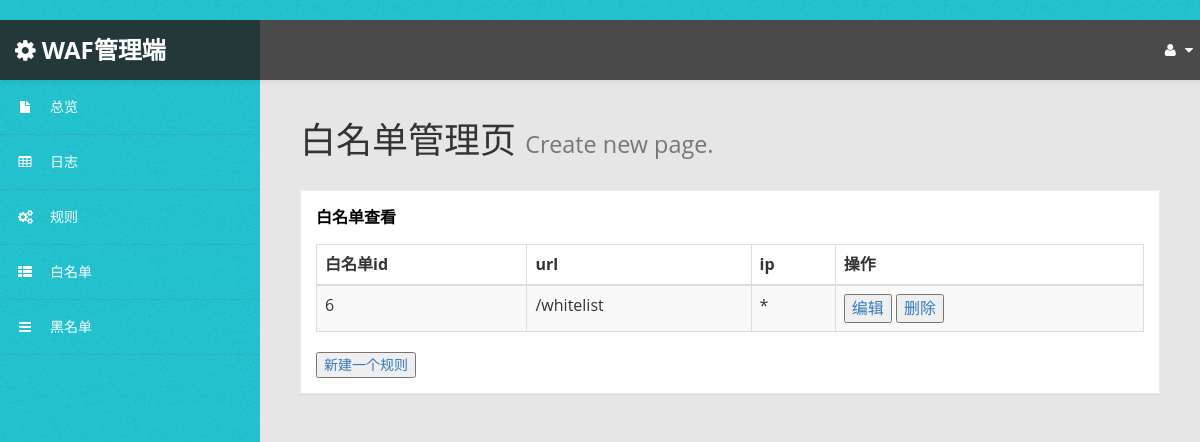
Page /Whitelist on the committed database.
### waf/models.py (models this page shows)
class Whitelist(models.Model):
	id = models.AutoField('id', primary_key=True, unique=True)
	url = models.TextField(default='',blank=False)
	ip = models.TextField(default='',blank=False)

### waf/views.py (the view)
# urls.py: path('Whitelist',views.WhitelistView.as_view(),name= 'Whitelist'),
class WhitelistView(generic.ListView):
    template_name = 'waf/Whitelist.html'
    context_object_name = 'Whitelist_list'
    def get_queryset(self):
        return Whitelist.objects.all()

### waf/templates/waf/Whitelist.html
{% extends 'base.html' %}
{% block content %}
    <div id="page-wrapper">
        <div id="page-inner">
            <div class="row">
                <div class="col-md-12">
                    <h1 class="page-header">
                        白名单管理页 <small>Create new page.</small>
                    </h1>
                    <div class="panel panel-default">
                        <div class="panel-heading">
                            白名单查看
                        </div>
                        <div class="panel-body">
                            <div class="table-responsive">
                                <table class="table table-striped table-bordered table-hover" id="dataTables-example">
                                    <thead>
                                    <tr>
                                        <th>白名单id</th>
                                        <th>url</th>
                                        <th>ip</th>
                                        <th>操作</th>
                                    </tr>
                                    </thead>
                                    <tbody>
                                    {% for Whitelist in Whitelist_list %}
                                        <tr class="odd gradeX">
                                        <td>{{ Whitelist.id }}</td>
                                        <td>{{ Whitelist.url }}</td>
                                        <td>{{ Whitelist.ip }}</td>
                                        <td>
                                            <a class="content_item" href="/Whitelist_edit-{{ Whitelist.id }}/">
                                                <button>编辑</button>
                                            </a>
                                            <a class="content_item" href="/Whitelist_del-{{ Whitelist.id }}/">
                                                <button>删除</button>
                                            </a>
                                        </td>
                                    {% endfor %}
                                    </tr>
                                    </tbody>
                                </table>
                                <a href='/Whitelist_create'>
                                    <button>新建一个规则</button>
                                </a>
                            </div>
                        </div>
                    </div>
                </div>
            </div>
        </div>
    </div>
{% endblock %}

### waf/static/waf/css/custom-styles.css (style rules this page uses)
body { font-family: 'Open Sans', sans-serif; background: #32C2CD url(../img/bg-img.jpg) !important; }
#page-wrapper { padding: 15px 15px; min-height: 600px; background: #E6E6E6; }
#page-inner { width:100%; margin:10px 20px 10px 0px; background-color:transparent; padding:10px; min-height:1200px; }
h1, .h1, h2, .h2, h3, .h3 { margin-top: 7px; margin-bottom: -5px; }
.panel { border-radius:0px; }
#page-wrapper { position: relative; top: 55px; }
.page-header { padding-bottom: 9px; margin: 10px 0 20px; border-bottom: 1px solid transparent; text-align: left; }
.panel-default { border-color: #ECECEC; }
.panel-default > .panel-heading { color: #000; border-color: #FFF; font-weight:bold; background: #FFFFFF; font-size: 16px; padding: 15px 15px 0; }
.panel-heading { border-bottom: 1px solid transparent; border-top-left-radius: 3px; border-top-right-radius: 3px; }
@media (min-width:768px) { #page-wrapper { margin: 0 0 0 260px; padding: 15px 30px; min-height: 1200px; } }

### rows in the picture
Whitelist: id "6", url "/whitelist", ip "*"
